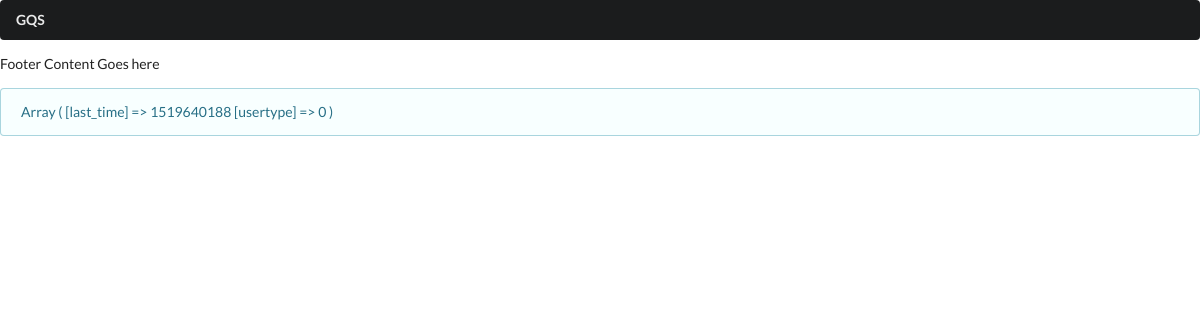
The app's page /client/index.php, older data.
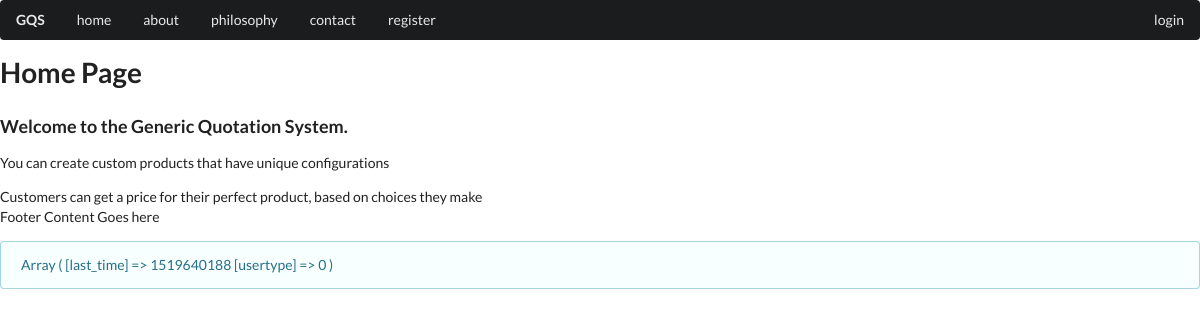
The same page, newer data.
### tables this page shows
CREATE TABLE `static` (
  `id` int(11) NOT NULL AUTO_INCREMENT,
  `short_title` varchar(24) NOT NULL,
  `privilege` int(1) NOT NULL,
  `title` varchar(240) NOT NULL,
  `byline` varchar(512) NOT NULL,
  `body` text NOT NULL,
  `image` varchar(256) NOT NULL,
  PRIMARY KEY (`id`),
  UNIQUE KEY `short_title` (`short_title`)
);

### client/index.php (the view, shortened to what this page needs)
<?php
    include "header.php";
?>
<?php
    include "menu.php";
?>
<?php
    $contentquery = "SELECT * FROM static WHERE privilege = " . $_SESSION['usertype'] . " OR privilege = -1";
    $conn = dbConnect();
    $stmt = $conn->prepare($contentquery);
    $stmt->execute();
    $staticresult = $stmt->fetchAll(PDO::FETCH_ASSOC);
    echo '<div id="contentgroup">';
    foreach($staticresult as $row) {
        echo '<div class="contentitem" id="' . $row['short_title'] . '">';
            echo '<h1>' . $row['title'] . '</h1>';
            echo '<h3>' . $row['byline'] . '</h3>';
            echo '<div>' . $row['body'] . '</div>';
        echo '</div>';
    }
    echo '</div>';
?>
<?php
    include "footer.php";
?>

### client/menu.php
    <div class="ui fluid borderless inverted pointing main menu">
        <a href="#" class="header item">GQS</a>
<?php
    $menusql = "SELECT short_title FROM static WHERE privilege = " . $_SESSION['usertype'] . " OR privilege = -1 ORDER BY id ASC;";
    $conn = dbConnect();
    $stmt = $conn->prepare($menusql);
    $stmt->execute();
    $result = $stmt->fetchAll(PDO::FETCH_ASSOC);
    for($loop = 0; $loop < count($result); $loop++) {
        if($loop == count($result) - 1) {
            echo '<div class="right menu"><a onClick="doMenu(\'' . $result[$loop]['short_title'] . '\')" class="item cursoron">' . $result[$loop]['short_title'] . '</a></div>';
        } else {
            echo '<a onClick="doMenu(\'' . $result[$loop]['short_title'] . '\')" class="item cursoron">' . $result[$loop]['short_title'] . '</a>';
        }
    }
?>
    </div>
<section>

Row changes from the older to the newer data that the page shows:
added static: short_title "home", title "Home Page", byline "Welcome to the Generic Quotation System.", body "You can create custom products that have unique configurations Customers can get a price for their perfect product, based on choices they make"
added static: short_title "about"
added static: short_title "philosophy"
added static: short_title "contact"
added static: short_title "register"
added static: short_title "login"
